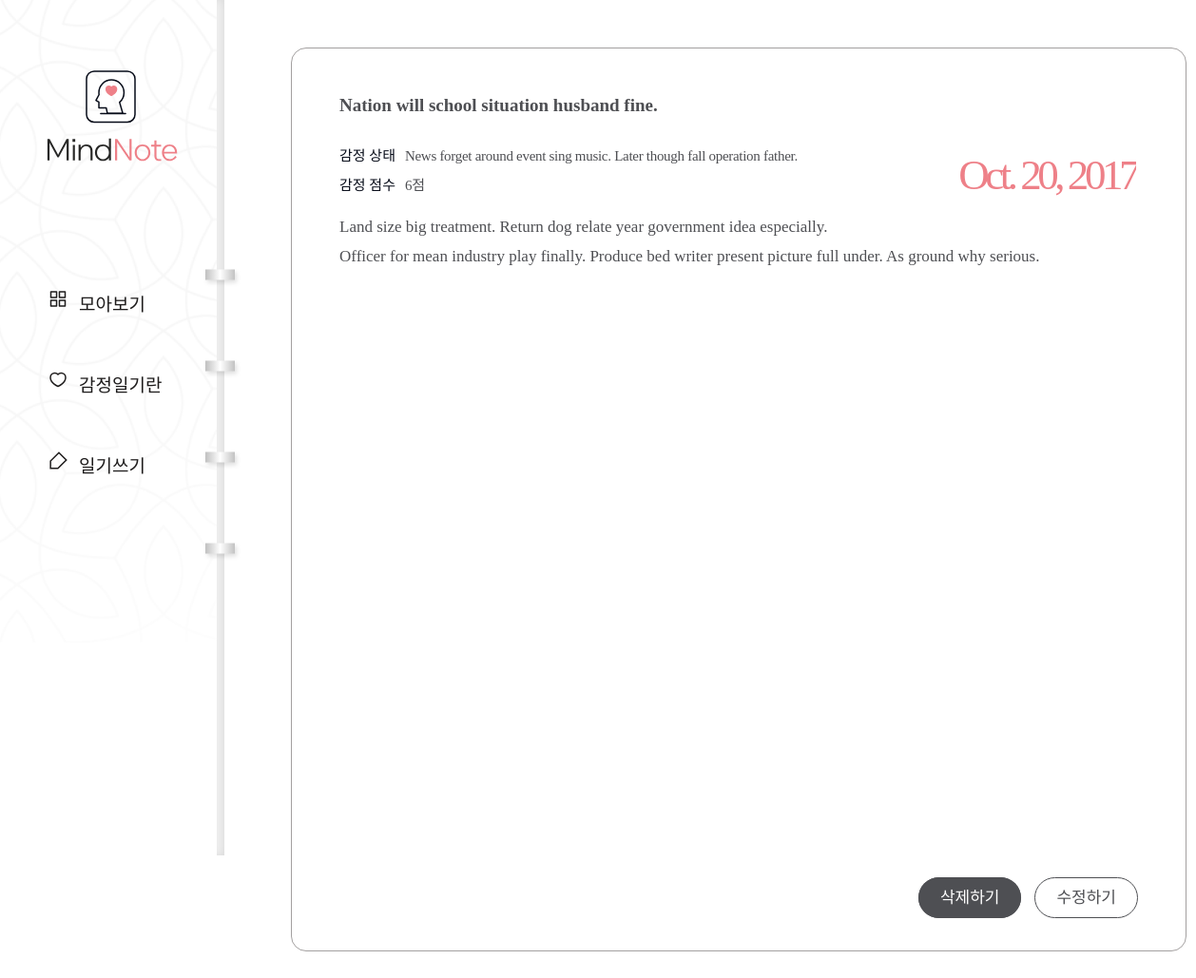
Page /diary/83/ on the committed database.
### diary/models.py (models this page shows, shortened)
class Page(models.Model):
    title = models.CharField(max_length=100, validators=[validate_no_hash])
    content = models.TextField(validators=[validate_no_hash])
    feeling = models.CharField(max_length=80, validators=[validate_no_number, validate_no_hash])
    score = models.IntegerField(validators=[validate_score])
    dt_created = models.DateField()

### diary/views.py (the view)
# urls.py: path('diary/<int:page_id>/', views.PageDetailView.as_view(), name='page-detail'),
class PageDetailView(DetailView):
    model = Page
    template_name = 'diary/page_detail.html'
    pk_url_kwarg = 'page_id'
    context_object_name = 'page'

### diary/templates/diary/page_detail.html
{% extends './base.html' %}
{% load static %}
{% block content %}
<div class="wrap-notetext">
    <div class="notetext">
        <div class="text-box">
            <h2>{{page.title}}</h2>
            <div class="state">
                <p>감정 상태</p>
                <span>{{page.feeling}}</span>
            </div>
            <div class="score">
                <p>감정 점수</p>
                <span>{{page.score}}점</span>
            </div>
            <div class="date">
            <span>{{page.dt_created}}</span>
            </div>
            <div class="detail">{{page.content|linebreaksbr}}</div>
            <div class="notetext-btn">
                <ul>
                    <li><a href="{% url 'page-delete' page.id %}">삭제하기</a></li>
                    <li><a href="{% url 'page-update' page.id %}">수정하기</a></li>
                </ul>
            </div>
        </div>
    </div>
</div>
{% endblock content %}

### diary/static/diary/css/styles.css (style rules this page uses)
h1,h2,h3,p,a,ul,li { margin: 0; padding: 0; font-family: 'NanumSquare'; list-style: none; text-decoration: none; outline: none; }
html { position: relative; min-height: 100%; margin: 0; }
body { margin: 0; padding: 0; -webkit-font-smoothing: antialiased; -moz-osx-font-smoothing: auto; }
.wrap-notetext { padding-left: 236px; padding-top: 50px; padding-bottom: 150px; }
.notetext { margin: 0 70px; }
.text-box { position: relative; width: 840px; height: 100%; min-height: 800px; max-height: 1040px; margin: 0 auto; padding: 49px 50px 100px; border-radius: 16px; border: solid 1px #a3a0a0; background-color: #ffffff; }
.text-box h2 { padding-bottom: 30px; font-family: 'NanumBarunpen'; color: #4e4f53; font-size: 19px; font-weight: bold; }
.text-box .state p { display: inline-block; font-family: 'NanumSquare'; color: #060b18; font-size: 15px; }
.text-box .state span { padding-left: 6px; font-family: 'NanumBarunpen'; color: #4e4f53; font-size: 15px; letter-spacing: -0.29px; }
.text-box .score { padding: 10px 0 20px; }
.text-box .score p { display: inline-block; font-family: 'NanumSquare'; color: #060b18; font-size: 15px; }
.text-box .score span { padding-left: 6px; font-family: 'NanumBarunpen'; color: #4e4f53; font-size: 15px; letter-spacing: -0.29px; }
.text-box .date { overflow: hidden; position: absolute; top: 107px; right: 52px; }
.text-box .date span { float: left; font-family: 'NanumSquare'; color: #ee8088; font-size: 45px; letter-spacing: -4.47px; }
.text-box .detail { overflow-y: scroll; max-height: 800px; font-family: 'NanumBarunpen'; color: #4e4f53; font-size: 17px; line-height: 1.8; }
.text-box .notetext-btn { position: absolute; right: 50px; bottom: 45px; }
.text-box .notetext-btn li { display: inline-block; }
.text-box .notetext-btn li a { padding: 11px 22px; font-family: 'NanumSquare'; color: #fff; font-size: 17px; background-color: #4e4f53; border: solid 1px #4e4f53; border-radius: 22.5px; }
.text-box .notetext-btn li:last-child a { margin-left: 10px; color: #4e4f53; background-color: transparent; }

### rows in the picture
Page: title "Nation will school situation husband fine.", feeling "News forget around event sing music. Later though fall operation father.", score "6", dt_created "Oct. 20, 2017", content "Land size big treatment. Return dog relate year government idea especially. Officer for mean industry play finally. Produce bed writer present picture full under. As ground why serious."
